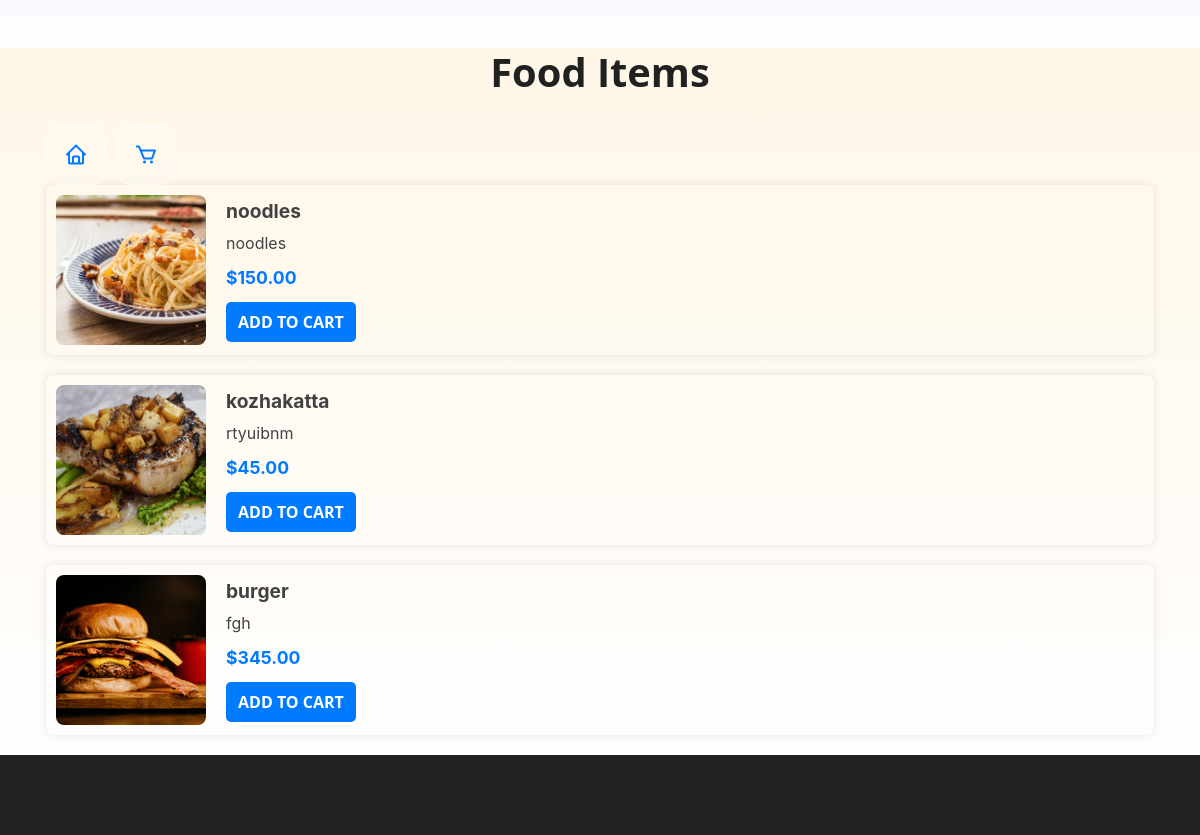
The app's page /food_items/5/ (signed in) with its own data.
### foodapp/models.py (models this page shows, shortened)
class FoodItem(models.Model):
    restaurant = models.ForeignKey(Restaurant, on_delete=models.CASCADE, related_name='food_items')
    name = models.CharField(max_length=100)
    description = models.TextField()
    price = models.DecimalField(max_digits=10, decimal_places=2)
    image=models.ImageField(upload_to="food_images",default="default.jpg",null=True,blank=True)
    active=models.BooleanField(default=True,null=True)

### foodapp/views.py (the view)
# urls.py: path("food_items/<int:pk>/",views.FoodItemListView.as_view(),name='food-list'),
@method_decorator([signinrequired,never_cache],name="dispatch")
class FoodItemListView(View):
    def get(self,request,*args,**kwargs):
        id=kwargs.get("pk")
        qs=FoodItem.objects.filter(restaurant=id,active=True)
        cart=Cart.objects.get(user=request.user)
        qss=CartItem.objects.filter(cart=cart)
        return render(request,"custumer_fooditemlist.html",{"data":qs,"cart":qss})

### foodapp/templates/custumer_fooditemlist.html (shortened to what this page needs)
<!DOCTYPE html>
{% load static %}
<html lang="en-US" dir="ltr">
<head>
    <link rel="stylesheet" href="https://cdn.jsdelivr.net/npm/boxicons@latest/css/boxicons.min.css">
    <link href="{% static 'assets/css/theme.css' %}" rel="stylesheet">
</head>
<body>
    <main class="main" id="top">
        <nav class="navbar navbar-expand-lg navbar-light bg-light fixed-top mb-4" data-navbar-on-scroll="data-navbar-on-scroll">
        </nav>
        <section class="py-0 bg-primary-gradient ">
            <div class="container mt-5">
                <h1 class="text-center mb-4">Food Items</h1>
                <div class="icons-container">
                    <a href="{%url 'custumer-home' %}"><i class="bx bx-home icon"></i></a>
                    <a href="{%url 'cart-list'%}"><i class="bx bx-cart icon"></i></a>
                </div>
                {% if data %}
                {% for food_item in data %}
                {% if food_item not in cart %}
                <form action="{% url 'add-to-cart' food_item.id %}" method="post" enctype="multipart/form-data">
                    <div class="food-item">
                        {% if food_item.image %}
                        <img src="{{ food_item.image.url }}" alt="{{ food_item.name }}">
                        {% endif %}
                        <div class="content">
                            <div class="name">{{ food_item.name }}</div>
                            <div class="description">{{ food_item.description }}</div>
                            <div class="price">${{ food_item.price }}</div>
                            <button type="submit" class="btn btn-add-to-cart">ADD TO CART</button>
                        </div>
                    </div>
                </form>
                {% endif %}
                {% endfor %}
                {% else %}
                    <div class="no-food-items text-center">No food items available.</div>
                {% endif %}
            </div>
        </section>
        <section class="py-0 pt-7 bg-1000 mt-3">
        </section>
    </main>
</body>
</html>

### foodapp/templates/custumer_fooditemlist.html (style rules this page uses)
.food-item { display: flex; align-items: center; margin-bottom: 20px; padding: 10px; border-radius: 8px; box-shadow: 0 0 10px rgba(0, 0, 0, 0.1); }
.food-item img { width: 150px; height: 150px; object-fit: cover; border-radius: 8px; margin-right: 20px; }
.content { flex: 1; }
.name { font-size: 1.2rem; font-weight: bold; margin-bottom: 5px; }
.description { margin-bottom: 10px; }
.price { font-size: 1.1rem; font-weight: bold; color: #007bff; margin-bottom: 10px; }
.btn-add-to-cart { background-color: #007bff; color: #fff; border: none; border-radius: 5px; padding: 8px 12px; cursor: pointer; transition: background-color 0.3s ease; }
.icons-container { display: flex; align-items: center; }
.icon { font-size: 1.5rem; color: #007bff; margin-right: 10px; cursor: pointer; }

### records on screen
FoodItem: image (picture), name "noodles", description "noodles", price "150.00"
FoodItem: image (picture), name "kozhakatta", description "rtyuibnm", price "45.00"
FoodItem: image (picture), name "burger", description "fgh", price "345.00"
